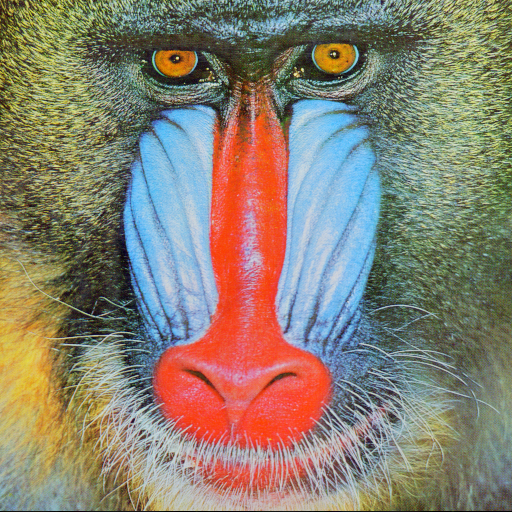
#> input picture images/baboon.png, 512 x 512 px
$ python imp_10_1_translation.py
#> lines starting #> are read from the running program, lines starting #| are printed output that depends on the picture
# 영상의 이동

import cv2
import sys
import numpy as np

img = cv2.imread('images/baboon.png', cv2.IMREAD_GRAYSCALE)
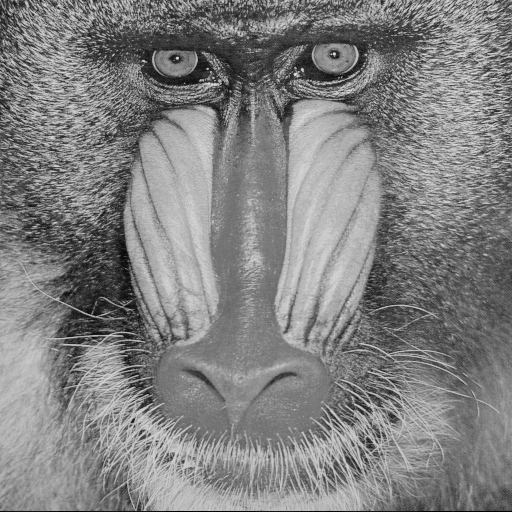
#> img: shape (512, 512); min 0, max 230, mean 129.1

if img is None:
    print('영상 읽기 실패')
    sys.exit()

h, w = img.shape[:2]    # 영상의 높이(rows)와 넓이(columns) 구하기
#> h = 512; w = 512
dx = 100     # x축 이동 크기
dy = 200     # y축 이동 크기
M = np.float64([[1, 0, dx], [0, 1, dy]])    # 변환행렬
dst = cv2.warpAffine(img, M, (w, h))
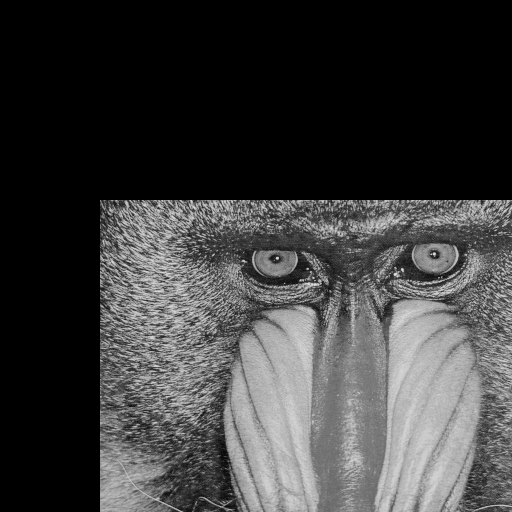
#> dst: shape (512, 512); min 0, max 230, mean 61.7

cv2.imshow('Original', img)
cv2.imshow('Result', dst)
cv2.waitKey()
cv2.destroyAllWindows()

$ run again, with images/circle.png copied over images/baboon.png
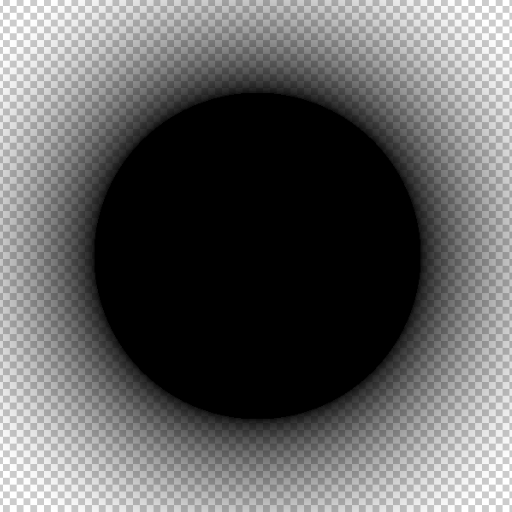
#> input picture images/circle.png, 512 x 512 px
#> img is the input picture: shape (512, 512); min 0, max 255, mean 99.7
#> `dst = cv2.warpAffine(img, M, (w, h))`:
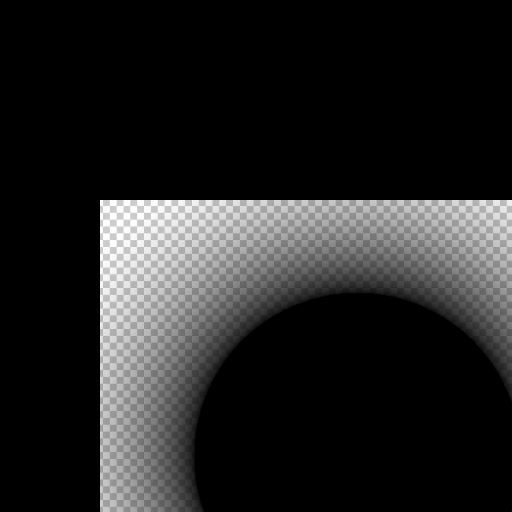
#> dst: shape (512, 512); min 0, max 255, mean 36.5
